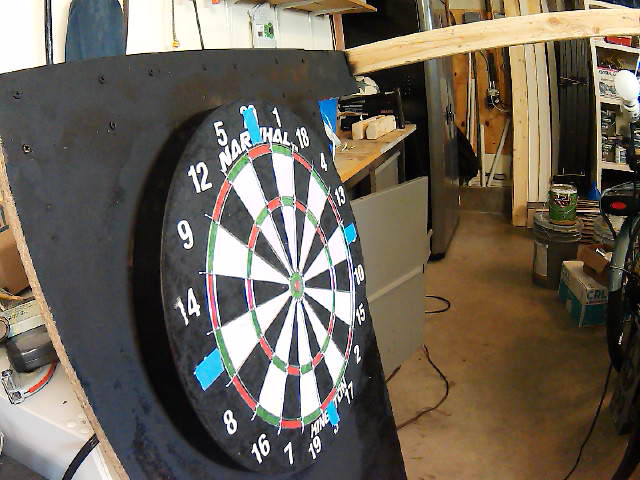
#> input picture p1.png, 640 x 480 px, found by its file name
$ python hsv.py
#> lines starting #> are read from the running program, lines starting #| are printed output that depends on the picture; after the words box and inside, x2 and y2 are one past the last pixel; in counts of white or black regions, pixels touching at a corner belong together; pictures that were not available may be replaced by others from this repository, and a replacement may not be noted
import cv2

# [51 lines left out: functions blue_mask, getSSIM, getSSIM2, diffy, not called in this run]

def getDifferenceLayer():
    #open images
    imageA = cv2.imread("p1.png")
#> imageA is the input picture: shape (480, 640, 3); mean B, G, R 86.8, 99.2, 107.7
    imageB = cv2.imread("p2.png")
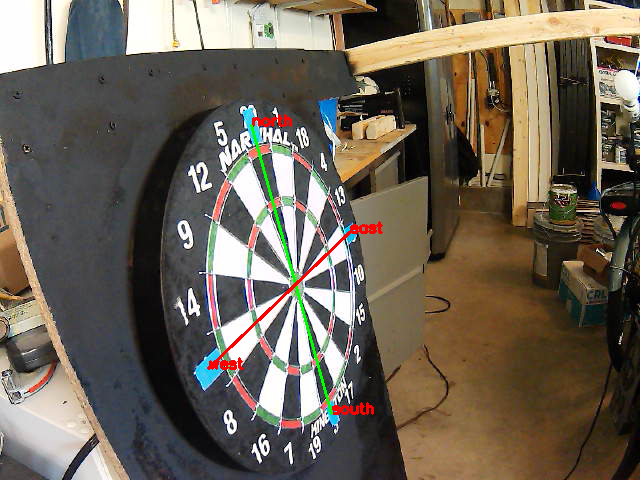
#> input picture Difference.png, 640 x 480 px, given in place of p2.png, which was not available
#> imageB is the input picture: shape (480, 640, 3); mean B, G, R 85.6, 98.7, 108.1
    #convert to grayscale
    grayA = cv2.cvtColor(imageA, cv2.COLOR_BGR2GRAY)
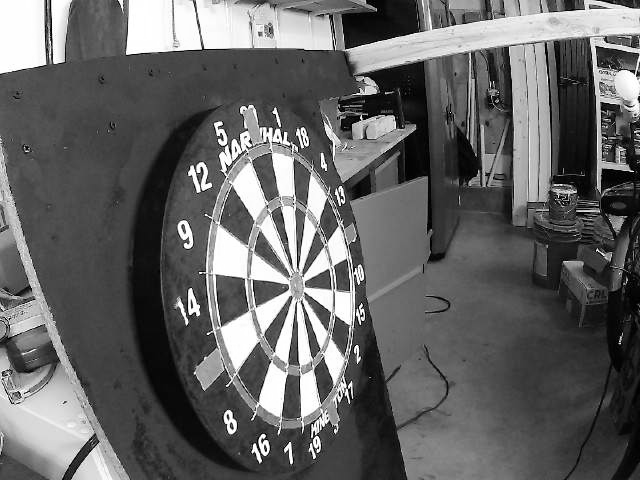
#> grayA: shape (480, 640); min 0, max 255, mean 100.3
    grayB = cv2.cvtColor(imageB, cv2.COLOR_BGR2GRAY)
    print(grayA.shape)
#| (480, 640)
    print(grayB.shape)
#| (480, 640)

    #find difference
    diff = cv2.subtract(grayA,grayB)
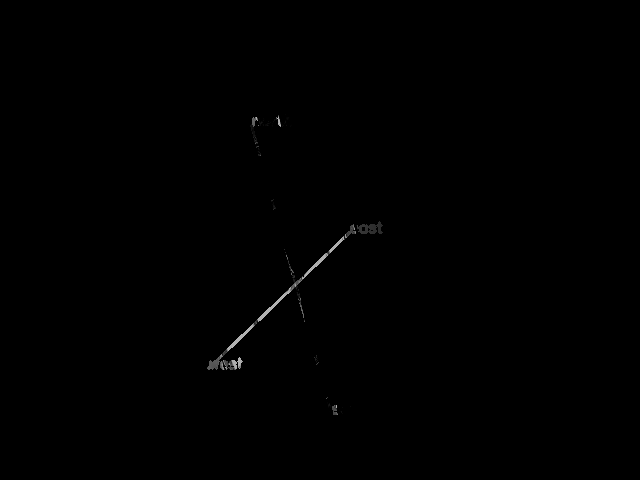
#> diff: shape (480, 640); min 0, max 179, mean 0.5
    #BnW mask
    ret, mask = cv2.threshold(diff, 0, 255,cv2.THRESH_BINARY_INV |cv2.THRESH_OTSU)
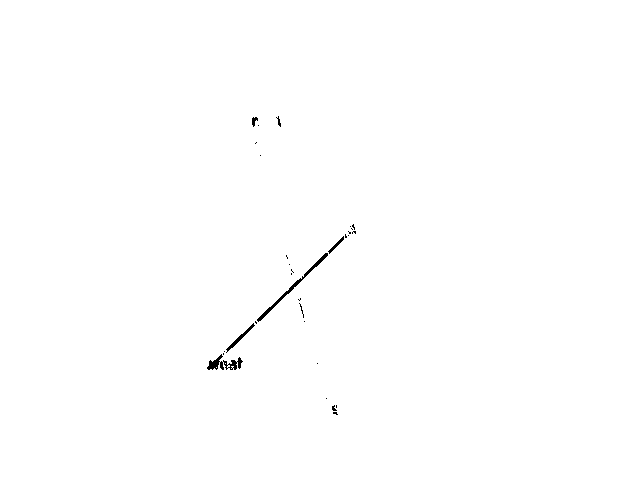
#> mask: shape (480, 640); 99.7% white; black in thin lines or dots, all inside (x1, y1, x2, y2) = (207, 116, 356, 415)
#> ret = 69

    cv2.imshow("Difference", mask)
    cv2.waitKey(0)

#diffy()
getDifferenceLayer()
